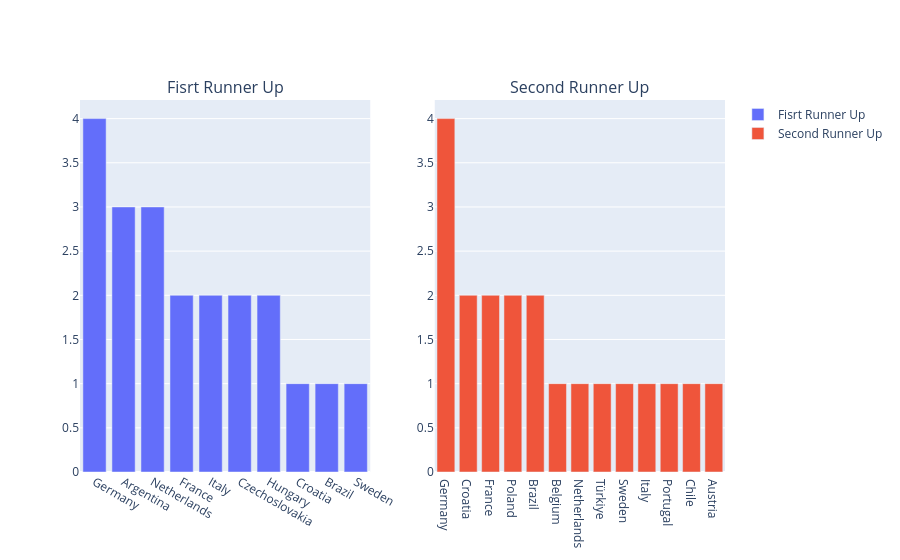

Here is the notebook cell this chart was saved with:
### Code cell
trace1 = go.Bar(x=runner['runner_up'].value_counts().index,y=runner['runner_up'].value_counts(),name='Fisrt Runner Up')
trace2 = go.Bar(x=third['third_place'].value_counts().index,y=third['third_place'].value_counts(),name='Second Runner Up')

fig = make_subplots(rows=1,cols=2,subplot_titles=('Fisrt Runner Up','Second Runner Up'))

fig.add_trace(trace1,row=1,col=1)
fig.add_trace(trace2,row=1,col=2)
fig.show()

### Figure 1 — Plotly figure (JSON) as saved in the notebook; plotly's stock layout.template omitted (floating-point values rounded to 4 significant figures)
{"data": [{"name": "Fisrt Runner Up", "type": "bar", "x": ["Germany", "Argentina", "Netherlands", "France", "Italy", "Czechoslovakia", "Hungary", "Croatia", "Brazil", "Sweden"], "xaxis": "x", "y": [4, 3, 3, 2, 2, 2, 2, 1, 1, 1], "yaxis": "y"}, {"name": "Second Runner Up", "type": "bar", "x": ["Germany", "Croatia", "France", "Poland", "Brazil", "Belgium", "Netherlands", "Türkiye", "Sweden", "Italy", "Portugal", "Chile", "Austria"], "xaxis": "x2", "y": [4, 2, 2, 2, 2, 1, 1, 1, 1, 1, 1, 1, 1], "yaxis": "y2"}], "layout": {"annotations": [{"font": {"size": 16}, "showarrow": false, "text": "Fisrt Runner Up", "x": 0.225, "xanchor": "center", "xref": "paper", "y": 1, "yanchor": "bottom", "yref": "paper"}, {"font": {"size": 16}, "showarrow": false, "text": "Second Runner Up", "x": 0.775, "xanchor": "center", "xref": "paper", "y": 1, "yanchor": "bottom", "yref": "paper"}], "xaxis": {"anchor": "y", "domain": [0, 0.45]}, "xaxis2": {"anchor": "y2", "domain": [0.55, 1]}, "yaxis": {"anchor": "x", "domain": [0, 1]}, "yaxis2": {"anchor": "x2", "domain": [0, 1]}}}
